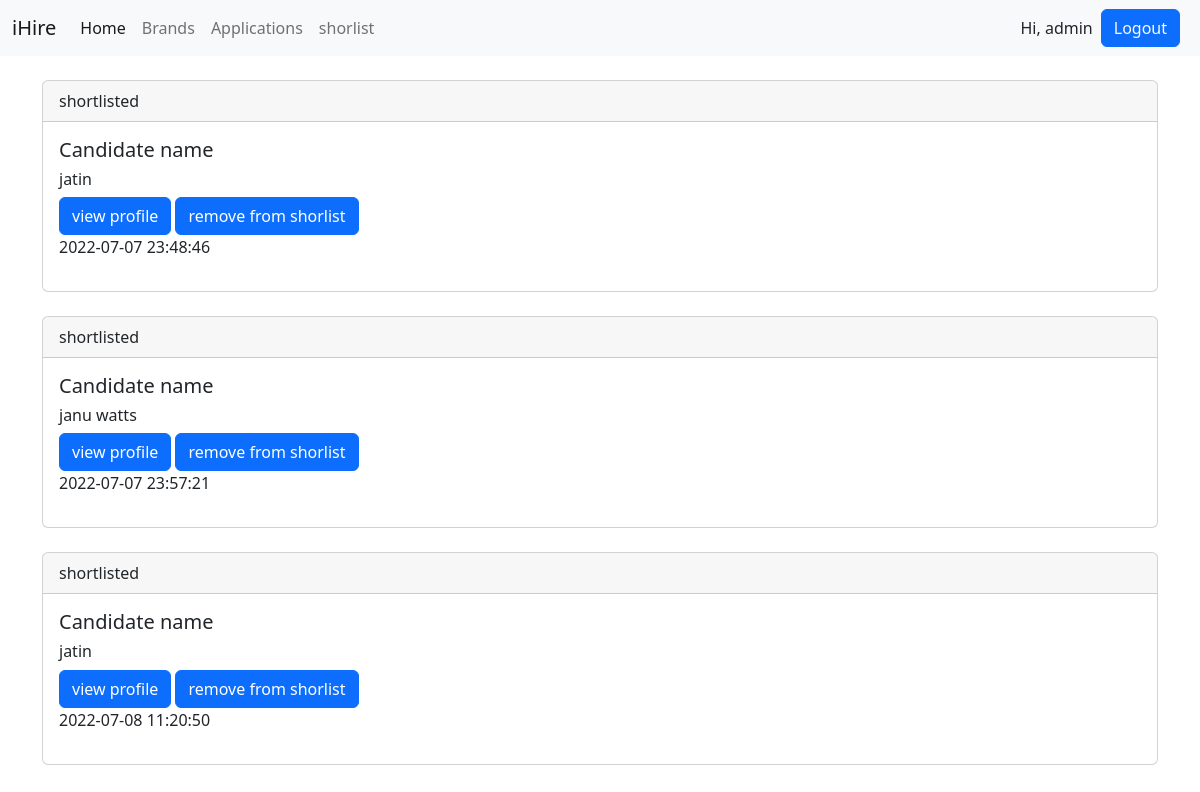
The page /shortlist.php (signed in) on the database its author committed.
### tables this page shows
CREATE TABLE `shortlist` (
  `shortlist_id` int(8) NOT NULL,
  `user_id` varchar(8) NOT NULL,
  `username` varchar(255) NOT NULL,
  `status` varchar(255) NOT NULL,
  `timestamp` datetime NOT NULL DEFAULT current_timestamp(),
  `brand_id` int(8) NOT NULL
);

### shortlist.php (the view, shortened to what this page needs)
<?php
include './partials/_dbconnect.php';
?>
<!DOCTYPE html>
<html lang="en">
<head>
  <link href="https://cdn.jsdelivr.net/npm/bootstrap@5.2.0-beta1/dist/css/bootstrap.min.css" rel="stylesheet">
</head>
<body>
  <?php
  include './partials/_header.php';
  $id = $_SESSION['brand_by'];
  $sql1 = "SELECT * FROM `brands` WHERE `brand_by` = '$id'";
  $result1 = mysqli_query($conn, $sql1);
  while ($row = mysqli_fetch_assoc($result1)) {
    $b_id = $row['brand_id'];
    $sql = "SELECT * FROM `shortlist` WHERE `brand_id` = '$b_id'";
    $result = mysqli_query($conn, $sql);
    while ($row1 = mysqli_fetch_assoc($result)) {
      echo ' <div class="container my-4">
          <div class="card">
        <div class="card-header">
          shortlisted
        </div>
        <div class="card-body">
          <h5 class="card-title">Candidate name</h5>
          <h6>' . $row1['username'] . '</h6>
          <a href="profile.php?applicant_id=' . $row1['user_id'] . '&applied_to_id='. $row1['brand_id'] .'" class="btn btn-primary">view profile</a>
          <a href="remove.php?id=' . $row1['shortlist_id'] . '" class="btn btn-primary">remove from shorlist</a>
          <p class="">'. $row1['timestamp'] .'</p>
        </div>
      </div>
      </div>';
    }
  }
  ?>
</body>
</html>

### rows shown on the page
shortlist: username "jatin", timestamp "2022-07-07 23:48:46"
shortlist: username "janu watts", timestamp "2022-07-07 23:57:21"
shortlist: username "jatin", timestamp "2022-07-08 11:20:50"

### other values the page prints
$username "admin"
